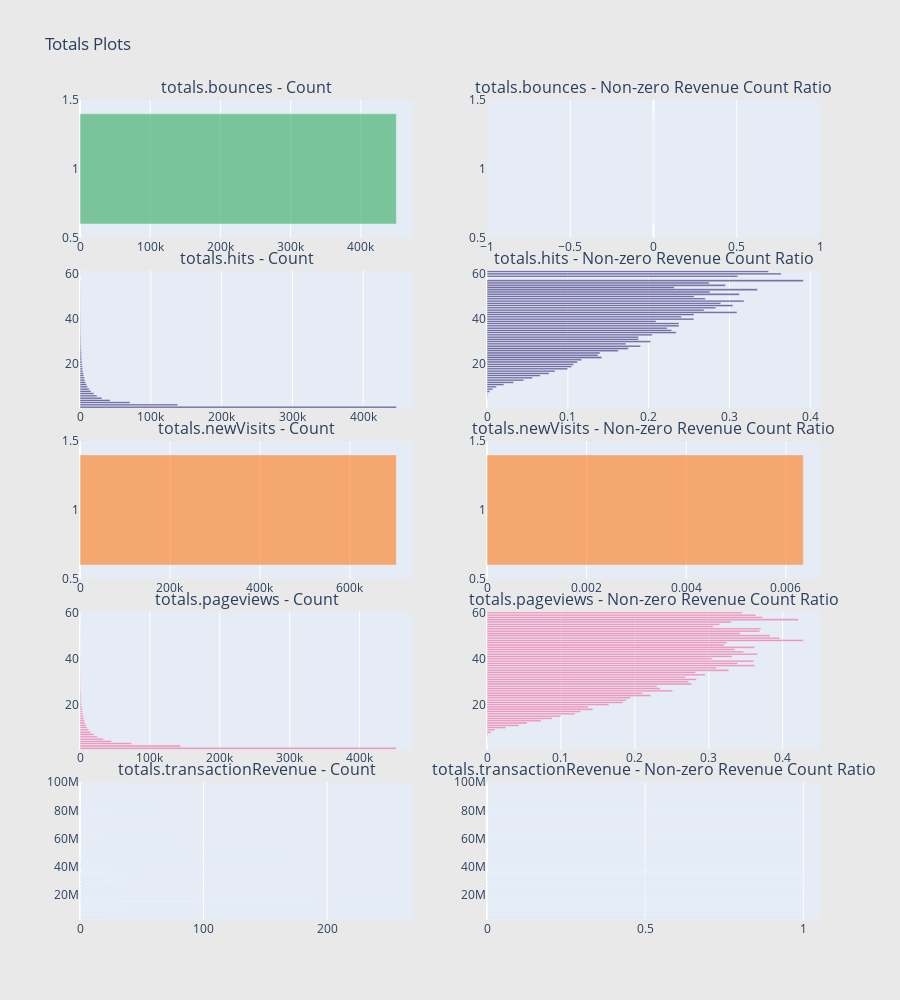

Write notebook code for a chart like this one.
### Markdown cell above
In the traffic source analysis, it's notable that while YouTube appears frequently in the dataset, the instances where it contributes to non-zero revenue are quite rare.

On the other hand, Google Plex stands out with a significantly high ratio of non-zero revenue counts compared to its overall count in the traffic source plot.

When examining traffic source mediums, it's interesting to observe that the "referral" medium exhibits a greater number of non-zero revenue counts compared to the "organic" medium.

### Code cell
import plotly.graph_objs as go
from plotly.subplots import make_subplots
import plotly.offline as py

def horizontal_bar_chart(cnt_srs, color):
    trace = go.Bar(
        y=cnt_srs.index[::-1],
        x=cnt_srs.values[::-1],
        showlegend=False,
        orientation='h',
        marker=dict(
            color=color,
        ),
    )
    return trace

# totals.bounces
cnt_srs_bounces = train_df.groupby('totals.bounces')['totals.transactionRevenue'].agg(['size', 'count', 'mean'])
cnt_srs_bounces.columns = ["count", "count of non-zero revenue", "mean"]
cnt_srs_bounces = cnt_srs_bounces.sort_values(by="count", ascending=False)
trace1 = horizontal_bar_chart(cnt_srs_bounces["count"].head(60), 'rgba(50, 171, 96, 0.6)')
trace2 = horizontal_bar_chart(cnt_srs_bounces["count of non-zero revenue"].head(60) / cnt_srs_bounces["count"].head(60), 'rgba(50, 171, 96, 0.6)')

# totals.hits
cnt_srs_hits = train_df.groupby('totals.hits')['totals.transactionRevenue'].agg(['size', 'count', 'mean'])
cnt_srs_hits.columns = ["count", "count of non-zero revenue", "mean"]
cnt_srs_hits = cnt_srs_hits.sort_values(by="count", ascending=False)
trace3 = horizontal_bar_chart(cnt_srs_hits["count"].head(60), 'rgba(71, 58, 131, 0.8)')
trace4 = horizontal_bar_chart(cnt_srs_hits["count of non-zero revenue"].head(60) / cnt_srs_hits["count"].head(60), 'rgba(71, 58, 131, 0.8)')

# totals.newVisits
cnt_srs_newVisits = train_df.groupby('totals.newVisits')['totals.transactionRevenue'].agg(['size', 'count', 'mean'])
cnt_srs_newVisits.columns = ["count", "count of non-zero revenue", "mean"]
cnt_srs_newVisits = cnt_srs_newVisits.sort_values(by="count", ascending=False)
trace5 = horizontal_bar_chart(cnt_srs_newVisits["count"].head(60), 'rgba(255, 123, 22, 0.6)')
trace6 = horizontal_bar_chart(cnt_srs_newVisits["count of non-zero revenue"].head(60) / cnt_srs_newVisits["count"].head(60), 'rgba(255, 123, 22, 0.6)')

# totals.pageviews
cnt_srs_pageviews = train_df.groupby('totals.pageviews')['totals.transactionRevenue'].agg(['size', 'count', 'mean'])
cnt_srs_pageviews.columns = ["count", "count of non-zero revenue", "mean"]
cnt_srs_pageviews = cnt_srs_pageviews.sort_values(by="count", ascending=False)
trace7 = horizontal_bar_chart(cnt_srs_pageviews["count"].head(60), 'rgba(246, 78, 139, 0.6)')
trace8 = horizontal_bar_chart(cnt_srs_pageviews["count of non-zero revenue"].head(60) / cnt_srs_pageviews["count"].head(60), 'rgba(246, 78, 139, 0.6)')

# totals.transactionRevenue
cnt_srs_revenue = train_df.groupby('totals.transactionRevenue')['totals.transactionRevenue'].agg(['size', 'count', 'mean'])
cnt_srs_revenue.columns = ["count", "count of non-zero revenue", "mean"]
cnt_srs_revenue = cnt_srs_revenue.sort_values(by="count", ascending=False)
trace9 = horizontal_bar_chart(cnt_srs_revenue["count"].head(60), 'rgba(0, 128, 128, 0.6)')
trace10 = horizontal_bar_chart(cnt_srs_revenue["count of non-zero revenue"].head(60) / cnt_srs_revenue["count"].head(60), 'rgba(0, 128, 128, 0.6)')

# Creating a subplot with 5 rows and 2 columns
fig = make_subplots(rows=5, cols=2, vertical_spacing=0.04, 
                    subplot_titles=["totals.bounces - Count", "totals.bounces - Non-zero Revenue Count Ratio",
                                    "totals.hits - Count", "totals.hits - Non-zero Revenue Count Ratio",
                                    "totals.newVisits - Count", "totals.newVisits - Non-zero Revenue Count Ratio",
                                    "totals.pageviews - Count", "totals.pageviews - Non-zero Revenue Count Ratio",
                                    "totals.transactionRevenue - Count", "totals.transactionRevenue - Non-zero Revenue Count Ratio"])

# Adding traces to the subplot
fig.add_trace(trace1, row=1, col=1)
fig.add_trace(trace2, row=1, col=2)
fig.add_trace(trace3, row=2, col=1)
fig.add_trace(trace4, row=2, col=2)
fig.add_trace(trace5, row=3, col=1)
fig.add_trace(trace6, row=3, col=2)
fig.add_trace(trace7, row=4, col=1)
fig.add_trace(trace8, row=4, col=2)
fig.add_trace(trace9, row=5, col=1)
fig.add_trace(trace10, row=5, col=2)

# Updating layout
fig.update_layout(height=1000, width=900, paper_bgcolor='rgb(233,233,233)', title="Totals Plots")

# Displaying the plot
py.iplot(fig, filename='totals-plots')

### Figure 1 — Plotly figure (JSON) as saved in the notebook; plotly's stock layout.template omitted (floating-point values rounded to 4 significant figures)
{"data": [{"marker": {"color": "rgba(50, 171, 96, 0.6)"}, "orientation": "h", "showlegend": false, "type": "bar", "x": [450630], "xaxis": "x", "y": [1], "yaxis": "y"}, {"marker": {"color": "rgba(50, 171, 96, 0.6)"}, "orientation": "h", "showlegend": false, "type": "bar", "x": [0], "xaxis": "x2", "y": [1], "yaxis": "y2"}, {"marker": {"color": "rgba(71, 58, 131, 0.8)"}, "orientation": "h", "showlegend": false, "type": "bar", "x": [198, 203, 206, 211, 212, 227, 246, 261, 269, 316, 333, 348, 349, 363, 424, 438, 454, 501, 527, 553, 621, 693, 724, 745, 785, 845, 846, 944, 1088, 1104, 1289, 1291, 1406, 1504, 1718, 1925, 2126, 2190, 2477, 2798, 3064, 3291, 3755, 4130, 4716, 5384, 6194, 6881, 7879, 9264, 10640, 12959, 15484, 19518, 23918, 30939, 42444, 70402, 137952, 446754], "xaxis": "x3", "y": [61, 59, 60, 56, 57, 55, 54, 52, 53, 50, 51, 49, 48, 47, 46, 45, 44, 43, 42, 41, 40, 39, 38, 37, 36, 35, 34, 33, 32, 31, 30, 29, 28, 27, 26, 25, 24, 23, 22, 21, 20, 19, 18, 17, 16, 15, 14, 13, 12, 11, 10, 9, 8, 7, 6, 5, 4, 3, 2, 1], "yaxis": "y3"}, {"marker": {"color": "rgba(71, 58, 131, 0.8)"}, "orientation": "h", "showlegend": false, "type": "bar", "x": [0.3485, 0.3103, 0.3641, 0.2749, 0.3915, 0.2952, 0.2317, 0.2759, 0.3346, 0.2563, 0.3123, 0.2701, 0.3181, 0.2893, 0.3042, 0.2831, 0.2687, 0.3094, 0.2562, 0.2405, 0.256, 0.2092, 0.2376, 0.2376, 0.2229, 0.2284, 0.234, 0.2044, 0.1875, 0.1875, 0.2025, 0.172, 0.1899, 0.1749, 0.1624, 0.1397, 0.1373, 0.142, 0.1171, 0.1119, 0.1074, 0.1048, 0.09987, 0.08426, 0.07676, 0.06575, 0.05618, 0.04549, 0.03275, 0.02083, 0.01156, 0.007254, 0.003487, 0.0009735, 0.0003763, 0.0003879, 0.0001885, 4.261e-05, 2.9e-05, 0], "xaxis": "x4", "y": [61, 59, 60, 56, 57, 55, 54, 52, 53, 50, 51, 49, 48, 47, 46, 45, 44, 43, 42, 41, 40, 39, 38, 37, 36, 35, 34, 33, 32, 31, 30, 29, 28, 27, 26, 25, 24, 23, 22, 21, 20, 19, 18, 17, 16, 15, 14, 13, 12, 11, 10, 9, 8, 7, 6, 5, 4, 3, 2, 1], "yaxis": "y4"}, {"marker": {"color": "rgba(255, 123, 22, 0.6)"}, "orientation": "h", "showlegend": false, "type": "bar", "x": [703060], "xaxis": "x5", "y": [1], "yaxis": "y5"}, {"marker": {"color": "rgba(255, 123, 22, 0.6)"}, "orientation": "h", "showlegend": false, "type": "bar", "x": [0.006351], "xaxis": "x6", "y": [1], "yaxis": "y6"}, {"marker": {"color": "rgba(246, 78, 139, 0.6)"}, "orientation": "h", "showlegend": false, "type": "bar", "x": [84, 88, 94, 112, 114, 124, 134, 135, 162, 168, 184, 192, 222, 225, 240, 242, 265, 268, 298, 338, 355, 388, 410, 453, 509, 535, 567, 674, 704, 847, 873, 875, 1091, 1143, 1318, 1413, 1567, 1722, 1949, 2211, 2409, 2682, 3150, 3511, 4010, 4720, 5291, 6197, 7097, 8671, 10104, 12585, 15272, 19476, 24688, 33411, 45192, 73835, 143770, 452522], "xaxis": "x7", "y": [60, 59, 58, 56, 57, 55, 54, 53, 50, 52, 51, 49, 48, 47, 46, 44, 43, 45, 42, 41, 40, 39, 38, 37, 36, 35, 34, 33, 32, 31, 30, 29, 28, 27, 26, 25, 24, 23, 22, 21, 20, 19, 18, 17, 16, 15, 14, 13, 12, 11, 10, 9, 8, 7, 6, 5, 4, 3, 2, 1], "yaxis": "y7"}, {"marker": {"color": "rgba(246, 78, 139, 0.6)"}, "orientation": "h", "showlegend": false, "type": "bar", "x": [0.3452, 0.3636, 0.3723, 0.3304, 0.4211, 0.3145, 0.306, 0.3704, 0.3827, 0.369, 0.3424, 0.3958, 0.4279, 0.3244, 0.3208, 0.3347, 0.3472, 0.3619, 0.3658, 0.3314, 0.3042, 0.3608, 0.339, 0.362, 0.3104, 0.3271, 0.2822, 0.2953, 0.2685, 0.2834, 0.2726, 0.2766, 0.2301, 0.2345, 0.2511, 0.2102, 0.2214, 0.194, 0.1883, 0.1841, 0.1648, 0.1368, 0.1432, 0.1267, 0.1192, 0.09979, 0.08826, 0.0731, 0.05425, 0.04313, 0.02544, 0.01081, 0.005435, 0.001284, 0.0003645, 0.0003891, 0.000177, 4.063e-05, 2.782e-05, 0], "xaxis": "x8", "y": [60, 59, 58, 56, 57, 55, 54, 53, 50, 52, 51, 49, 48, 47, 46, 44, 43, 45, 42, 41, 40, 39, 38, 37, 36, 35, 34, 33, 32, 31, 30, 29, 28, 27, 26, 25, 24, 23, 22, 21, 20, 19, 18, 17, 16, 15, 14, 13, 12, 11, 10, 9, 8, 7, 6, 5, 4, 3, 2, 1], "yaxis": "y8"}, {"marker": {"color": "rgba(0, 128, 128, 0.6)"}, "orientation": "h", "showlegend": false, "type": "bar", "x": [19, 19, 20, 20, 20, 20, 20, 21, 21, 22, 22, 22, 22, 23, 23, 24, 24, 24, 24, 24, 25, 26, 26, 27, 27, 27, 31, 32, 32, 33, 35, 37, 37, 37, 37, 38, 39, 39, 40, 40, 44, 46, 51, 54, 62, 64, 65, 77, 81, 84, 92, 93, 98, 116, 122, 135, 170, 187, 189, 256], "xaxis": "x9", "y": [31180000, 25000000, 34990000, 3500000, 27990000, 50000000, 31980000, 40770000, 29980000, 61590000, 18980000, 10630000, 8790000, 8990000, 43980000, 79190000, 3980000, 10390000, 35180000, 23980000, 41590000, 32780000, 37980000, 39980000, 21980000, 74990000, 6990000, 23990000, 13290000, 41990000, 99990000, 31990000, 30380000, 12990000, 27980000, 17590000, 35980000, 30390000, 28780000, 21990000, 1990000, 67180000, 39990000, 33980000, 27180000, 27190000, 79990000, 24990000, 59990000, 10990000, 19190000, 15190000, 15990000, 19990000, 55990000, 13590000, 44790000, 33590000, 18990000, 16990000], "yaxis": "y9"}, {"marker": {"color": "rgba(0, 128, 128, 0.6)"}, "orientation": "h", "showlegend": false, "type": "bar", "x": [1, 1, 1, 1, 1, 1, 1, 1, 1, 1, 1, 1, 1, 1, 1, 1, 1, 1, 1, 1, 1, 1, 1, 1, 1, 1, 1, 1, 1, 1, 1, 1, 1, 1, 1, 1, 1, 1, 1, 1, 1, 1, 1, 1, 1, 1, 1, 1, 1, 1, 1, 1, 1, 1, 1, 1, 1, 1, 1, 1], "xaxis": "x10", "y": [31180000, 25000000, 34990000, 3500000, 27990000, 50000000, 31980000, 40770000, 29980000, 61590000, 18980000, 10630000, 8790000, 8990000, 43980000, 79190000, 3980000, 10390000, 35180000, 23980000, 41590000, 32780000, 37980000, 39980000, 21980000, 74990000, 6990000, 23990000, 13290000, 41990000, 99990000, 31990000, 30380000, 12990000, 27980000, 17590000, 35980000, 30390000, 28780000, 21990000, 1990000, 67180000, 39990000, 33980000, 27180000, 27190000, 79990000, 24990000, 59990000, 10990000, 19190000, 15190000, 15990000, 19990000, 55990000, 13590000, 44790000, 33590000, 18990000, 16990000], "yaxis": "y10"}], "layout": {"annotations": [{"font": {"size": 16}, "showarrow": false, "text": "totals.bounces - Count", "x": 0.225, "xanchor": "center", "xref": "paper", "y": 1, "yanchor": "bottom", "yref": "paper"}, {"font": {"size": 16}, "showarrow": false, "text": "totals.bounces - Non-zero Revenue Count Ratio", "x": 0.775, "xanchor": "center", "xref": "paper", "y": 1, "yanchor": "bottom", "yref": "paper"}, {"font": {"size": 16}, "showarrow": false, "text": "totals.hits - Count", "x": 0.225, "xanchor": "center", "xref": "paper", "y": 0.792, "yanchor": "bottom", "yref": "paper"}, {"font": {"size": 16}, "showarrow": false, "text": "totals.hits - Non-zero Revenue Count Ratio", "x": 0.775, "xanchor": "center", "xref": "paper", "y": 0.792, "yanchor": "bottom", "yref": "paper"}, {"font": {"size": 16}, "showarrow": false, "text": "totals.newVisits - Count", "x": 0.225, "xanchor": "center", "xref": "paper", "y": 0.584, "yanchor": "bottom", "yref": "paper"}, {"font": {"size": 16}, "showarrow": false, "text": "totals.newVisits - Non-zero Revenue Count Ratio", "x": 0.775, "xanchor": "center", "xref": "paper", "y": 0.584, "yanchor": "bottom", "yref": "paper"}, {"font": {"size": 16}, "showarrow": false, "text": "totals.pageviews - Count", "x": 0.225, "xanchor": "center", "xref": "paper", "y": 0.376, "yanchor": "bottom", "yref": "paper"}, {"font": {"size": 16}, "showarrow": false, "text": "totals.pageviews - Non-zero Revenue Count Ratio", "x": 0.775, "xanchor": "center", "xref": "paper", "y": 0.376, "yanchor": "bottom", "yref": "paper"}, {"font": {"size": 16}, "showarrow": false, "text": "totals.transactionRevenue - Count", "x": 0.225, "xanchor": "center", "xref": "paper", "y": 0.168, "yanchor": "bottom", "yref": "paper"}, {"font": {"size": 16}, "showarrow": false, "text": "totals.transactionRevenue - Non-zero Revenue Count Ratio", "x": 0.775, "xanchor": "center", "xref": "paper", "y": 0.168, "yanchor": "bottom", "yref": "paper"}], "height": 1000, "paper_bgcolor": "rgb(233,233,233)", "title": {"text": "Totals Plots"}, "width": 900, "xaxis": {"anchor": "y", "domain": [0, 0.45]}, "xaxis10": {"anchor": "y10", "domain": [0.55, 1]}, "xaxis2": {"anchor": "y2", "domain": [0.55, 1]}, "xaxis3": {"anchor": "y3", "domain": [0, 0.45]}, "xaxis4": {"anchor": "y4", "domain": [0.55, 1]}, "xaxis5": {"anchor": "y5", "domain": [0, 0.45]}, "xaxis6": {"anchor": "y6", "domain": [0.55, 1]}, "xaxis7": {"anchor": "y7", "domain": [0, 0.45]}, "xaxis8": {"anchor": "y8", "domain": [0.55, 1]}, "xaxis9": {"anchor": "y9", "domain": [0, 0.45]}, "yaxis": {"anchor": "x", "domain": [0.832, 1]}, "yaxis10": {"anchor": "x10", "domain": [0, 0.168]}, "yaxis2": {"anchor": "x2", "domain": [0.832, 1]}, "yaxis3": {"anchor": "x3", "domain": [0.624, 0.792]}, "yaxis4": {"anchor": "x4", "domain": [0.624, 0.792]}, "yaxis5": {"anchor": "x5", "domain": [0.416, 0.584]}, "yaxis6": {"anchor": "x6", "domain": [0.416, 0.584]}, "yaxis7": {"anchor": "x7", "domain": [0.208, 0.376]}, "yaxis8": {"anchor": "x8", "domain": [0.208, 0.376]}, "yaxis9": {"anchor": "x9", "domain": [0, 0.168]}}}
